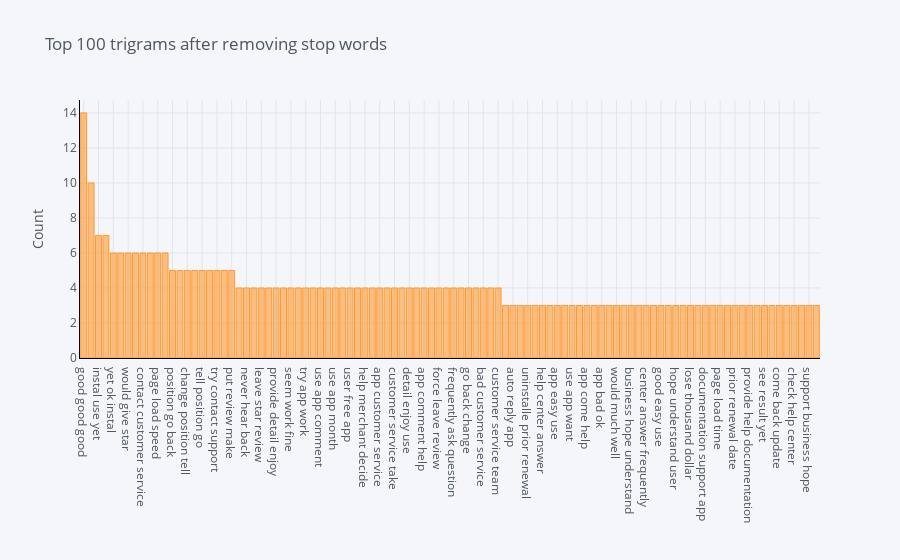

This figure's notebook cell:
### Code cell
plot_model(plot = 'trigram')

### Figure 1 — Plotly figure (JSON) as saved in the notebook; plotly's stock layout.template omitted (floating-point values rounded to 4 significant figures)
{"data": [{"marker": {"color": "rgba(255, 153, 51, 0.6)", "line": {"color": "rgba(255, 153, 51, 1.0)", "width": 1}}, "name": "count", "orientation": "v", "text": "", "type": "bar", "x": ["good good good", "experience_usergreat_experience_usergreat experience_usergreat_experience_usergreat experience_usergreat_experience_usergreat", "instal use yet", "start use app", "yet ok instal", "ok instal use", "would give star", "use yet ok", "contact customer service", "make put review", "page load speed", "terrible customer service", "position go back", "review make put", "change position tell", "bad app ever", "tell position go", "position tell position", "try contact support", "horrible customer service", "put review make", "ok app bad", "never hear back", "let see work", "leave star review", "send email customer", "provide detail enjoy", "really want app", "seem work fine", "support multiple time", "try app work", "understable_understable understable_understable understable_understable", "use app comment", "use app help", "use app month", "use app think", "user free app", "would definitely recommend", "help merchant decide", "add product cart", "app customer service", "app work properly", "customer service take", "decide use app", "detail enjoy use", "comment help merchant", "app comment help", "enjoy use app", "force leave review", "free app provide", "frequently ask question", "back change position", "go back change", "good customer service", "bad customer service", "bad ok app", "customer service team", "understand user free", "auto reply app", "unfortunately auto reply", "uninstalle prior renewal", "time use app", "help center answer", "app provide help", "app easy use", "support pay customer", "use app want", "use free version", "app come help", "work contact support", "app bad ok", "answer frequently ask", "would much well", "would recommend app", "business hope understand", "site support business", "center answer frequently", "support multi currency", "good easy use", "help site support", "hope understand user", "give honest review", "lose thousand dollar", "allow customer use", "documentation support app", "discount code work", "page load time", "pay app work", "prior renewal date", "customer use discount", "provide help documentation", "reply app come", "see result yet", "come help site", "come back update", "help documentation support", "check help center", "still get charge", "support business hope", "make lose money"], "y": [14, 10, 7, 7, 6, 6, 6, 6, 6, 6, 6, 6, 5, 5, 5, 5, 5, 5, 5, 5, 5, 4, 4, 4, 4, 4, 4, 4, 4, 4, 4, 4, 4, 4, 4, 4, 4, 4, 4, 4, 4, 4, 4, 4, 4, 4, 4, 4, 4, 4, 4, 4, 4, 4, 4, 4, 4, 3, 3, 3, 3, 3, 3, 3, 3, 3, 3, 3, 3, 3, 3, 3, 3, 3, 3, 3, 3, 3, 3, 3, 3, 3, 3, 3, 3, 3, 3, 3, 3, 3, 3, 3, 3, 3, 3, 3, 3, 3, 3, 3]}], "layout": {"legend": {"bgcolor": "#F5F6F9", "font": {"color": "#4D5663"}}, "paper_bgcolor": "#F5F6F9", "plot_bgcolor": "#F5F6F9", "title": {"font": {"color": "#4D5663"}, "text": "Top 100 trigrams after removing stop words"}, "xaxis": {"gridcolor": "#E1E5ED", "linecolor": "black", "showgrid": true, "tickfont": {"color": "#4D5663"}, "title": {"font": {"color": "#4D5663"}, "text": ""}, "zerolinecolor": "#E1E5ED"}, "yaxis": {"gridcolor": "#E1E5ED", "linecolor": "black", "showgrid": true, "tickfont": {"color": "#4D5663"}, "title": {"font": {"color": "#4D5663"}, "text": "Count"}, "zerolinecolor": "#E1E5ED"}}}
